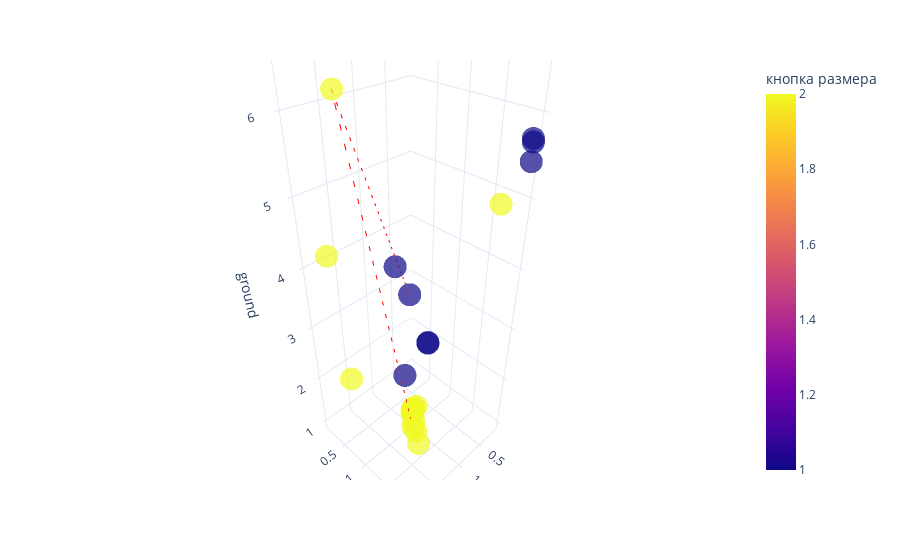

Notebook cell for this chart:
### Code cell
fig = px.scatter_3d(steps_df, x='coffee', y='size', z='ground', color='кнопка размера', opacity=0.7)
# this is best path, plot it as a  directional line in 3d
best_option = steps_df.iloc[prob.ibest_seq].drop_duplicates()
# Create the line plot
gradient = best_option.index

line_plot = px.line_3d(best_option, x='coffee', y='size', z='ground')
line_plot['data'][0]['line']['color'] = '#FF0000'
line_plot['data'][0]['line']['dash'] = 'dash'
fig.add_trace(line_plot.data[0])
fig.update_layout(title='')

fig.update_layout(template='plotly_white')

go.Figure(fig).show()

### Figure 1 — Plotly figure (JSON) as saved in the notebook; plotly's stock layout.template omitted (floating-point values rounded to 4 significant figures)
{"data": [{"hovertemplate": "coffee=%{x}<br>size=%{y}<br>ground=%{z}<br>кнопка размера=%{marker.color}<extra></extra>", "legendgroup": "", "marker": {"color": [1, 1, 2, 2, 2, 1, 2, 1, 1, 2, 2, 2, 1, 2, 2, 2, 2, 2, 1, 2, 1, 2, 2, 1, 1], "coloraxis": "coloraxis", "opacity": 0.7, "symbol": "circle"}, "mode": "markers", "name": "", "scene": "scene", "showlegend": false, "type": "scatter3d", "x": [0.4639, 0.7011, 1.857, 1.67, 1.564, 0.8555, 1.266, 1.15, 0.1688, 0.3043, 1.264, 1.258, 1.2, 1.225, 1.214, 1.165, 1.211, 1.175, 0.1845, 1.186, 0.1234, 1.164, 1.213, 0.7197, 2.0], "y": [0.4042, 1.023, 0.7836, 0.09786, 0.2285, 1.514, 1.272, 0.8352, 1.976, 1.755, 1.333, 1.388, 1.044, 1.21, 1.227, 1.245, 1.211, 1.204, 2.0, 1.21, 1.955, 1.165, 1.214, 1.038, 2.0], "z": [2.924, 2.489, 6.338, 4.052, 1.781, 6.727, 1.324, 3.994, 5.729, 4.916, 1.261, 1.004, 2.201, 1.554, 1.612, 1.665, 1.612, 1.283, 5.479, 1.62, 5.671, 1.44, 1.592, 2.527, 7.0]}, {"hovertemplate": "coffee=%{x}<br>size=%{y}<br>ground=%{z}<extra></extra>", "legendgroup": "", "line": {"color": "#FF0000", "dash": "dash"}, "marker": {"symbol": "circle"}, "mode": "lines", "name": "", "scene": "scene", "showlegend": false, "type": "scatter3d", "x": [0.4639, 1.857, 1.266], "y": [0.4042, 0.7836, 1.272], "z": [2.924, 6.338, 1.324]}], "layout": {"coloraxis": {"colorbar": {"title": {"text": "кнопка размера"}}, "colorscale": [[0.0, "#0d0887"], [0.1111, "#46039f"], [0.2222, "#7201a8"], [0.3333, "#9c179e"], [0.4444, "#bd3786"], [0.5556, "#d8576b"], [0.6667, "#ed7953"], [0.7778, "#fb9f3a"], [0.8889, "#fdca26"], [1.0, "#f0f921"]]}, "legend": {"tracegroupgap": 0}, "margin": {"t": 60}, "scene": {"domain": {"x": [0.0, 1.0], "y": [0.0, 1.0]}, "xaxis": {"title": {"text": "coffee"}}, "yaxis": {"title": {"text": "size"}}, "zaxis": {"title": {"text": "ground"}}}, "title": {"text": ""}}}
